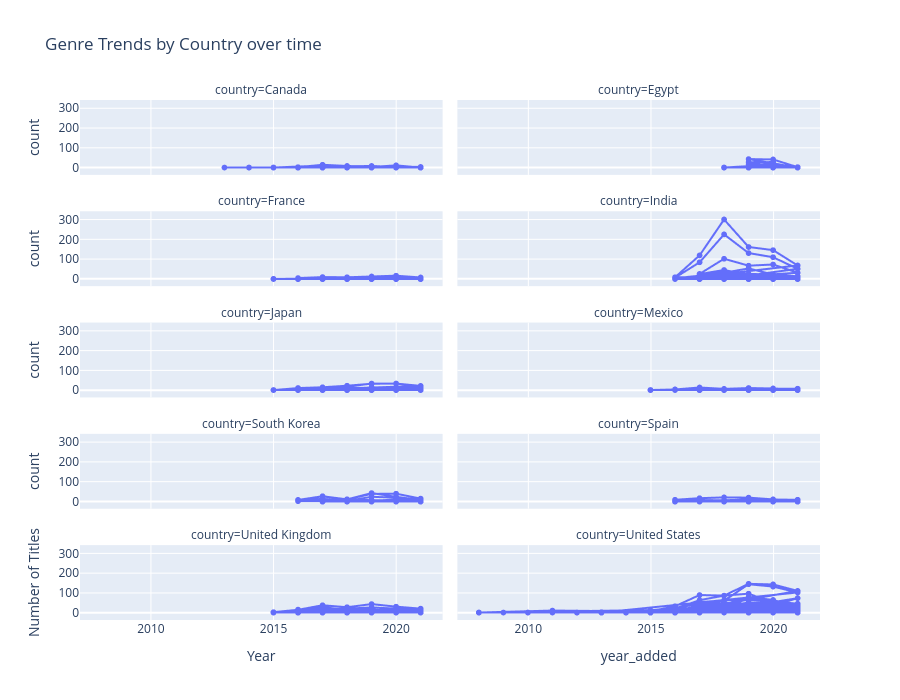

Notebook source saved alongside this figure:
### Code cell
#How do genre trends vary by country over time, and which country–genre combinations show significant growth?
import plotly.express as px

fig = px.line(
    filtered_data,
    x = 'year_added',
    y = 'count',
    facet_col = 'country',
    facet_col_wrap = 2,
    title = 'Genre Trends by Country over time ',
    markers = True
)

fig.update_layout(
    xaxis_title = 'Year',
    yaxis_title = 'Number of Titles',
    legend_title = 'Genre',
    height = 700
    
)
fig.show()

### Figure 1 — Plotly figure (JSON) as saved in the notebook; plotly's stock layout.template omitted (floating-point values rounded to 4 significant figures; data arrays with more than 128 entries replaced by an {"elided": "..."} marker saying what was removed)
{"data": [{"hovertemplate": "country=Canada<br>year_added=%{x}<br>count=%{y}<extra></extra>", "legendgroup": "", "line": {"color": "#636efa", "dash": "solid"}, "marker": {"symbol": "circle"}, "mode": "lines+markers", "name": "", "showlegend": false, "type": "scattergl", "x": [2016.0, 2017.0, 2018.0, 2020.0, 2015.0, 2016.0, 2017.0, 2018.0, 2019.0, 2020.0, 2021.0, 2018.0, 2015.0, 2016.0, 2017.0, 2018.0, 2019.0, 2020.0, 2021.0, 2016.0, 2017.0, 2018.0, 2019.0, 2020.0, 2018.0, 2016.0, 2017.0, 2019.0, 2020.0, 2021.0, 2016.0, 2017.0, 2019.0, 2020.0, 2017.0, 2018.0, 2019.0, 2020.0, 2021.0, 2019.0, 2016.0, 2017.0, 2018.0, 2019.0, 2020.0, 2017.0, 2018.0, 2019.0, 2020.0, 2015.0, 2017.0, 2018.0, 2019.0, 2020.0, 2021.0, 2016.0, 2017.0, 2018.0, 2020.0, 2021.0, 2014.0, 2016.0, 2017.0, 2018.0, 2019.0, 2020.0, 2021.0, 2019.0, 2019.0, 2020.0, 2018.0, 2017.0, 2020.0, 2018.0, 2019.0, 2020.0, 2021.0, 2017.0, 2018.0, 2019.0, 2020.0, 2016.0, 2017.0, 2018.0, 2020.0, 2021.0, 2016.0, 2017.0, 2017.0, 2019.0, 2020.0, 2013.0, 2019.0, 2018.0, 2016.0, 2017.0, 2018.0, 2020.0, 2021.0, 2016.0, 2017.0, 2018.0, 2019.0, 2020.0, 2021.0, 2021.0, 2021.0, 2017.0, 2014.0, 2017.0, 2020.0, 2021.0, 2017.0, 2020.0, 2017.0, 2018.0, 2019.0, 2020.0, 2021.0], "xaxis": "x9", "y": [1, 4, 2, 5, 1, 2, 9, 2, 4, 12, 1, 1, 1, 3, 15, 9, 6, 4, 1, 1, 2, 2, 1, 3, 3, 1, 6, 9, 4, 1, 1, 1, 2, 2, 3, 7, 6, 5, 1, 1, 1, 1, 1, 2, 2, 3, 3, 6, 3, 1, 11, 7, 2, 4, 1, 1, 2, 5, 6, 4, 1, 2, 1, 3, 2, 8, 1, 1, 1, 2, 3, 3, 1, 1, 1, 4, 1, 3, 4, 4, 4, 1, 1, 3, 1, 1, 1, 1, 2, 2, 2, 1, 1, 1, 2, 1, 2, 4, 3, 2, 3, 3, 2, 4, 2, 1, 2, 1, 1, 1, 1, 1, 1, 1, 1, 2, 5, 3, 1], "yaxis": "y9"}, {"hovertemplate": "country=Egypt<br>year_added=%{x}<br>count=%{y}<extra></extra>", "legendgroup": "", "line": {"color": "#636efa", "dash": "solid"}, "marker": {"symbol": "circle"}, "mode": "lines+markers", "name": "", "showlegend": false, "type": "scattergl", "x": [2019.0, 2020.0, 2019.0, 2020.0, 2019.0, 2020.0, 2019.0, 2021.0, 2019.0, 2020.0, 2021.0, 2019.0, 2020.0, 2019.0, 2020.0, 2021.0, 2019.0, 2020.0, 2021.0, 2018.0, 2019.0, 2020.0, 2021.0, 2019.0, 2019.0, 2020.0, 2018.0, 2019.0, 2020.0, 2020.0, 2019.0, 2020.0, 2021.0, 2018.0, 2019.0, 2020.0, 2021.0, 2020.0, 2019.0, 2019.0, 2019.0, 2020.0], "xaxis": "x10", "y": [7, 7, 1, 6, 28, 29, 1, 1, 17, 17, 3, 1, 2, 1, 1, 1, 44, 42, 3, 1, 8, 3, 2, 3, 5, 6, 1, 1, 1, 1, 2, 1, 1, 1, 6, 3, 1, 1, 2, 1, 2, 2], "yaxis": "y10"}, {"hovertemplate": "country=France<br>year_added=%{x}<br>count=%{y}<extra></extra>", "legendgroup": "", "line": {"color": "#636efa", "dash": "solid"}, "marker": {"symbol": "circle"}, "mode": "lines+markers", "name": "", "showlegend": false, "type": "scattergl", "x": [2017.0, 2018.0, 2019.0, 2020.0, 2021.0, 2018.0, 2016.0, 2017.0, 2018.0, 2020.0, 2021.0, 2016.0, 2017.0, 2018.0, 2019.0, 2020.0, 2021.0, 2016.0, 2017.0, 2018.0, 2019.0, 2020.0, 2021.0, 2016.0, 2018.0, 2019.0, 2020.0, 2016.0, 2017.0, 2018.0, 2019.0, 2020.0, 2021.0, 2021.0, 2018.0, 2019.0, 2020.0, 2021.0, 2016.0, 2017.0, 2018.0, 2019.0, 2020.0, 2021.0, 2016.0, 2017.0, 2018.0, 2019.0, 2020.0, 2021.0, 2015.0, 2017.0, 2018.0, 2019.0, 2020.0, 2021.0, 2018.0, 2016.0, 2019.0, 2020.0, 2019.0, 2020.0, 2017.0, 2018.0, 2019.0, 2019.0, 2017.0, 2016.0, 2017.0, 2018.0, 2020.0, 2021.0, 2017.0, 2018.0, 2019.0, 2021.0, 2020.0, 2019.0, 2020.0, 2021.0, 2015.0, 2017.0, 2018.0, 2019.0, 2020.0, 2021.0, 2016.0, 2017.0, 2018.0, 2019.0, 2020.0, 2021.0, 2019.0, 2020.0, 2018.0, 2019.0, 2018.0, 2019.0, 2018.0, 2019.0, 2020.0], "xaxis": "x7", "y": [2, 1, 1, 7, 1, 1, 4, 5, 4, 2, 3, 1, 1, 4, 3, 2, 3, 1, 5, 2, 3, 10, 3, 1, 2, 1, 1, 3, 4, 3, 11, 7, 3, 1, 1, 6, 1, 1, 6, 11, 10, 14, 18, 9, 2, 1, 5, 12, 8, 4, 2, 2, 3, 2, 4, 1, 1, 1, 1, 3, 1, 1, 2, 1, 1, 2, 1, 2, 1, 2, 1, 1, 1, 2, 1, 1, 1, 1, 1, 1, 1, 1, 1, 3, 5, 2, 1, 1, 3, 8, 4, 3, 2, 1, 1, 1, 1, 1, 1, 1, 1], "yaxis": "y7"}, {"hovertemplate": "country=India<br>year_added=%{x}<br>count=%{y}<extra></extra>", "legendgroup": "", "line": {"color": "#636efa", "dash": "solid"}, "marker": {"symbol": "circle"}, "mode": "lines+markers", "name": "", "showlegend": false, "type": "scattergl", "x": {"elided": "138 float values"}, "xaxis": "x8", "y": {"elided": "138 int values"}, "yaxis": "y8"}, {"hovertemplate": "country=Japan<br>year_added=%{x}<br>count=%{y}<extra></extra>", "legendgroup": "", "line": {"color": "#636efa", "dash": "solid"}, "marker": {"symbol": "circle"}, "mode": "lines+markers", "name": "", "showlegend": false, "type": "scattergl", "x": [2016.0, 2017.0, 2018.0, 2019.0, 2020.0, 2021.0, 2016.0, 2017.0, 2018.0, 2019.0, 2020.0, 2021.0, 2016.0, 2017.0, 2018.0, 2019.0, 2020.0, 2021.0, 2018.0, 2019.0, 2020.0, 2018.0, 2016.0, 2017.0, 2018.0, 2019.0, 2020.0, 2021.0, 2019.0, 2018.0, 2019.0, 2020.0, 2021.0, 2021.0, 2016.0, 2017.0, 2018.0, 2019.0, 2020.0, 2021.0, 2015.0, 2016.0, 2017.0, 2018.0, 2019.0, 2020.0, 2021.0, 2016.0, 2017.0, 2018.0, 2020.0, 2021.0, 2021.0, 2018.0, 2019.0, 2020.0, 2016.0, 2019.0, 2020.0, 2021.0, 2019.0, 2020.0, 2016.0, 2017.0, 2018.0, 2019.0, 2020.0, 2021.0, 2016.0, 2017.0, 2018.0, 2020.0, 2017.0, 2017.0, 2018.0, 2020.0, 2017.0, 2018.0, 2019.0, 2021.0, 2015.0, 2016.0, 2017.0, 2018.0, 2019.0, 2020.0, 2021.0, 2018.0, 2019.0, 2020.0, 2018.0, 2020.0, 2018.0, 2018.0, 2019.0, 2020.0, 2021.0, 2017.0, 2019.0, 2020.0, 2021.0, 2019.0, 2021.0], "xaxis": "x5", "y": [3, 7, 5, 8, 9, 14, 3, 8, 6, 13, 11, 13, 11, 11, 18, 34, 34, 19, 2, 1, 7, 1, 3, 2, 1, 3, 3, 2, 1, 1, 4, 4, 3, 2, 1, 8, 4, 15, 13, 17, 1, 11, 15, 23, 33, 34, 22, 1, 3, 3, 2, 3, 1, 1, 2, 1, 1, 1, 2, 2, 2, 1, 2, 1, 3, 6, 5, 4, 2, 1, 1, 2, 1, 1, 2, 1, 2, 2, 1, 2, 1, 1, 4, 6, 3, 3, 2, 1, 1, 2, 2, 2, 1, 1, 1, 2, 1, 1, 8, 3, 2, 1, 2], "yaxis": "y5"}, {"hovertemplate": "country=Mexico<br>year_added=%{x}<br>count=%{y}<extra></extra>", "legendgroup": "", "line": {"color": "#636efa", "dash": "solid"}, "marker": {"symbol": "circle"}, "mode": "lines+markers", "name": "", "showlegend": false, "type": "scattergl", "x": [2017.0, 2019.0, 2020.0, 2021.0, 2017.0, 2019.0, 2019.0, 2015.0, 2017.0, 2018.0, 2019.0, 2020.0, 2021.0, 2017.0, 2018.0, 2019.0, 2020.0, 2021.0, 2016.0, 2018.0, 2019.0, 2020.0, 2018.0, 2019.0, 2015.0, 2016.0, 2017.0, 2018.0, 2019.0, 2020.0, 2021.0, 2021.0, 2017.0, 2018.0, 2020.0, 2016.0, 2017.0, 2018.0, 2020.0, 2021.0, 2015.0, 2016.0, 2017.0, 2018.0, 2019.0, 2020.0, 2021.0, 2017.0, 2018.0, 2019.0, 2020.0, 2021.0, 2017.0, 2019.0, 2017.0, 2018.0, 2019.0, 2017.0, 2018.0, 2019.0, 2020.0, 2017.0, 2017.0, 2019.0, 2017.0, 2018.0, 2019.0, 2020.0, 2021.0, 2019.0, 2016.0, 2017.0, 2018.0, 2019.0, 2020.0, 2021.0, 2019.0, 2020.0, 2021.0, 2017.0, 2019.0, 2020.0, 2021.0, 2017.0, 2020.0, 2021.0, 2017.0], "xaxis": "x6", "y": [1, 1, 1, 1, 1, 1, 1, 1, 6, 2, 2, 5, 1, 1, 4, 9, 4, 4, 1, 2, 5, 2, 1, 1, 1, 3, 10, 1, 3, 4, 2, 1, 1, 2, 1, 2, 5, 2, 3, 1, 1, 4, 14, 7, 11, 9, 3, 6, 5, 11, 7, 6, 2, 1, 1, 1, 2, 2, 1, 1, 2, 4, 1, 1, 6, 4, 10, 7, 8, 1, 4, 5, 5, 2, 1, 1, 1, 1, 1, 1, 1, 1, 1, 1, 1, 4, 1], "yaxis": "y6"}, {"hovertemplate": "country=South Korea<br>year_added=%{x}<br>count=%{y}<extra></extra>", "legendgroup": "", "line": {"color": "#636efa", "dash": "solid"}, "marker": {"symbol": "circle"}, "mode": "lines+markers", "name": "", "showlegend": false, "type": "scattergl", "x": [2017.0, 2018.0, 2019.0, 2020.0, 2021.0, 2020.0, 2017.0, 2018.0, 2020.0, 2021.0, 2017.0, 2018.0, 2019.0, 2020.0, 2021.0, 2018.0, 2017.0, 2018.0, 2019.0, 2021.0, 2017.0, 2019.0, 2020.0, 2021.0, 2017.0, 2018.0, 2019.0, 2020.0, 2021.0, 2016.0, 2017.0, 2018.0, 2019.0, 2020.0, 2021.0, 2019.0, 2021.0, 2016.0, 2017.0, 2018.0, 2019.0, 2020.0, 2021.0, 2021.0, 2017.0, 2017.0, 2020.0, 2019.0, 2021.0, 2016.0, 2017.0, 2018.0, 2019.0, 2020.0, 2021.0, 2017.0, 2018.0, 2020.0, 2018.0, 2019.0, 2018.0, 2021.0, 2017.0, 2019.0, 2020.0, 2021.0, 2017.0, 2018.0, 2019.0, 2020.0, 2021.0, 2016.0, 2017.0, 2018.0, 2019.0, 2020.0, 2021.0, 2020.0, 2020.0, 2017.0, 2018.0, 2019.0, 2020.0, 2021.0], "xaxis": "x3", "y": [2, 7, 3, 1, 1, 1, 1, 2, 1, 2, 3, 2, 7, 9, 3, 1, 5, 8, 5, 3, 1, 1, 1, 1, 8, 12, 8, 4, 6, 9, 28, 12, 40, 41, 16, 4, 4, 9, 27, 12, 44, 25, 9, 1, 1, 1, 1, 1, 1, 6, 15, 4, 25, 21, 4, 1, 1, 1, 1, 1, 1, 2, 1, 3, 2, 1, 1, 3, 1, 6, 4, 3, 7, 2, 4, 12, 8, 3, 3, 3, 3, 3, 3, 1], "yaxis": "y3"}, {"hovertemplate": "country=Spain<br>year_added=%{x}<br>count=%{y}<extra></extra>", "legendgroup": "", "line": {"color": "#636efa", "dash": "solid"}, "marker": {"symbol": "circle"}, "mode": "lines+markers", "name": "", "showlegend": false, "type": "scattergl", "x": [2016.0, 2017.0, 2019.0, 2021.0, 2021.0, 2019.0, 2017.0, 2016.0, 2017.0, 2018.0, 2019.0, 2020.0, 2021.0, 2017.0, 2018.0, 2019.0, 2020.0, 2021.0, 2016.0, 2017.0, 2018.0, 2019.0, 2020.0, 2021.0, 2019.0, 2020.0, 2021.0, 2016.0, 2017.0, 2018.0, 2019.0, 2020.0, 2021.0, 2017.0, 2018.0, 2018.0, 2020.0, 2017.0, 2018.0, 2019.0, 2020.0, 2016.0, 2017.0, 2018.0, 2019.0, 2020.0, 2021.0, 2016.0, 2017.0, 2018.0, 2019.0, 2020.0, 2021.0, 2021.0, 2019.0, 2018.0, 2016.0, 2018.0, 2019.0, 2021.0, 2019.0, 2020.0, 2021.0, 2016.0, 2017.0, 2018.0, 2019.0, 2020.0, 2021.0, 2018.0, 2019.0, 2020.0, 2021.0, 2019.0, 2017.0, 2018.0, 2019.0, 2020.0, 2021.0, 2018.0, 2020.0, 2021.0, 2019.0, 2021.0, 2018.0, 2019.0, 2021.0, 2016.0, 2018.0, 2019.0, 2020.0, 2016.0, 2017.0, 2018.0, 2019.0, 2020.0, 2021.0], "xaxis": "x4", "y": [1, 1, 1, 2, 1, 1, 1, 6, 5, 8, 10, 2, 3, 2, 2, 6, 6, 4, 1, 2, 7, 4, 2, 1, 3, 1, 1, 3, 9, 7, 12, 4, 2, 1, 1, 2, 1, 2, 4, 4, 1, 10, 18, 22, 21, 12, 7, 1, 2, 5, 14, 11, 10, 1, 2, 1, 1, 2, 1, 1, 1, 1, 1, 4, 2, 1, 1, 1, 1, 1, 3, 2, 1, 2, 2, 4, 7, 10, 10, 2, 1, 1, 1, 1, 1, 2, 1, 1, 2, 4, 2, 1, 6, 4, 1, 6, 1], "yaxis": "y4"}, {"hovertemplate": "country=United Kingdom<br>year_added=%{x}<br>count=%{y}<extra></extra>", "legendgroup": "", "line": {"color": "#636efa", "dash": "solid"}, "marker": {"symbol": "circle"}, "mode": "lines+markers", "name": "", "showlegend": false, "type": "scattergl", "x": {"elided": "148 float values"}, "xaxis": "x", "y": {"elided": "148 int values"}, "yaxis": "y"}, {"hovertemplate": "country=United States<br>year_added=%{x}<br>count=%{y}<extra></extra>", "legendgroup": "", "line": {"color": "#636efa", "dash": "solid"}, "marker": {"symbol": "circle"}, "mode": "lines+markers", "name": "", "showlegend": false, "type": "scattergl", "x": {"elided": "288 float values"}, "xaxis": "x2", "y": {"elided": "288 int values"}, "yaxis": "y2"}], "layout": {"annotations": [{"font": {}, "showarrow": false, "text": "country=United Kingdom", "x": 0.245, "xanchor": "center", "xref": "paper", "y": 0.144, "yanchor": "bottom", "yref": "paper"}, {"font": {}, "showarrow": false, "text": "country=United States", "x": 0.755, "xanchor": "center", "xref": "paper", "y": 0.144, "yanchor": "bottom", "yref": "paper"}, {"font": {}, "showarrow": false, "text": "country=South Korea", "x": 0.245, "xanchor": "center", "xref": "paper", "y": 0.358, "yanchor": "bottom", "yref": "paper"}, {"font": {}, "showarrow": false, "text": "country=Spain", "x": 0.755, "xanchor": "center", "xref": "paper", "y": 0.358, "yanchor": "bottom", "yref": "paper"}, {"font": {}, "showarrow": false, "text": "country=Japan", "x": 0.245, "xanchor": "center", "xref": "paper", "y": 0.572, "yanchor": "bottom", "yref": "paper"}, {"font": {}, "showarrow": false, "text": "country=Mexico", "x": 0.755, "xanchor": "center", "xref": "paper", "y": 0.572, "yanchor": "bottom", "yref": "paper"}, {"font": {}, "showarrow": false, "text": "country=France", "x": 0.245, "xanchor": "center", "xref": "paper", "y": 0.786, "yanchor": "bottom", "yref": "paper"}, {"font": {}, "showarrow": false, "text": "country=India", "x": 0.755, "xanchor": "center", "xref": "paper", "y": 0.786, "yanchor": "bottom", "yref": "paper"}, {"font": {}, "showarrow": false, "text": "country=Canada", "x": 0.245, "xanchor": "center", "xref": "paper", "y": 1, "yanchor": "bottom", "yref": "paper"}, {"font": {}, "showarrow": false, "text": "country=Egypt", "x": 0.755, "xanchor": "center", "xref": "paper", "y": 1, "yanchor": "bottom", "yref": "paper"}], "height": 700, "legend": {"title": {"text": "Genre"}, "tracegroupgap": 0}, "title": {"text": "Genre Trends by Country over time "}, "xaxis": {"anchor": "y", "domain": [0, 0.49], "title": {"text": "Year"}}, "xaxis10": {"anchor": "y10", "domain": [0.51, 1], "matches": "x", "showticklabels": false}, "xaxis2": {"anchor": "y2", "domain": [0.51, 1], "matches": "x", "title": {"text": "year_added"}}, "xaxis3": {"anchor": "y3", "domain": [0, 0.49], "matches": "x", "showticklabels": false}, "xaxis4": {"anchor": "y4", "domain": [0.51, 1], "matches": "x", "showticklabels": false}, "xaxis5": {"anchor": "y5", "domain": [0, 0.49], "matches": "x", "showticklabels": false}, "xaxis6": {"anchor": "y6", "domain": [0.51, 1], "matches": "x", "showticklabels": false}, "xaxis7": {"anchor": "y7", "domain": [0, 0.49], "matches": "x", "showticklabels": false}, "xaxis8": {"anchor": "y8", "domain": [0.51, 1], "matches": "x", "showticklabels": false}, "xaxis9": {"anchor": "y9", "domain": [0, 0.49], "matches": "x", "showticklabels": false}, "yaxis": {"anchor": "x", "domain": [0, 0.144], "title": {"text": "Number of Titles"}}, "yaxis10": {"anchor": "x10", "domain": [0.856, 1], "matches": "y", "showticklabels": false}, "yaxis2": {"anchor": "x2", "domain": [0, 0.144], "matches": "y", "showticklabels": false}, "yaxis3": {"anchor": "x3", "domain": [0.214, 0.358], "matches": "y", "title": {"text": "count"}}, "yaxis4": {"anchor": "x4", "domain": [0.214, 0.358], "matches": "y", "showticklabels": false}, "yaxis5": {"anchor": "x5", "domain": [0.428, 0.572], "matches": "y", "title": {"text": "count"}}, "yaxis6": {"anchor": "x6", "domain": [0.428, 0.572], "matches": "y", "showticklabels": false}, "yaxis7": {"anchor": "x7", "domain": [0.642, 0.786], "matches": "y", "title": {"text": "count"}}, "yaxis8": {"anchor": "x8", "domain": [0.642, 0.786], "matches": "y", "showticklabels": false}, "yaxis9": {"anchor": "x9", "domain": [0.856, 1], "matches": "y", "title": {"text": "count"}}}}
